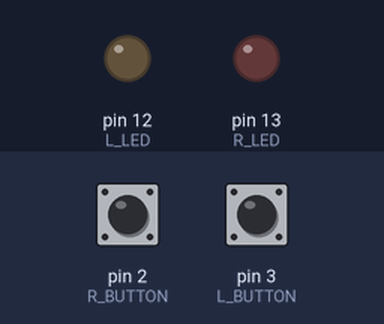
This sketch was run on a simulated Arduino Uno, built with avr-gcc and run on an emulated ATmega328P. Shown: output pins drawn as LEDs (lit = HIGH). The inputs (shaded band) are chosen by the test bench; at power-on: pin 2 (R_BUTTON) LOW, pin 3 (L_BUTTON) LOW.

Above: at 1.2 s.
1.3 s: pin 2 (R_BUTTON) pulled HIGH for 0.15 s
At 1.37 s:
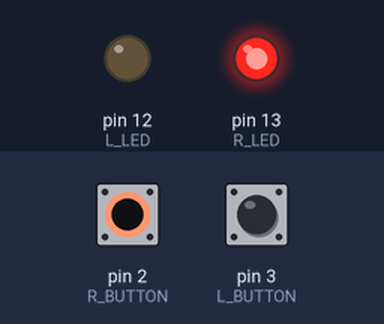
2.9 s: pin 3 (L_BUTTON) pulled HIGH for 0.15 s
At 2.97 s:
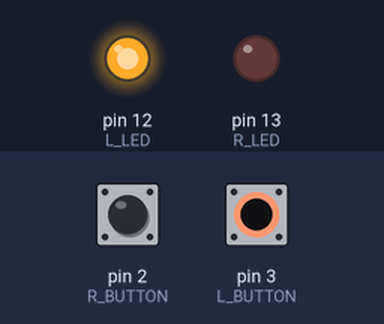
4.5 s: pin 3 (L_BUTTON) pulled HIGH for 3.2 s
At 8.5 s:
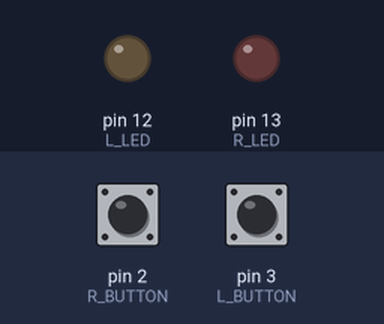
9.2 s: pin 2 (R_BUTTON) pulled HIGH for 3.2 s
At 9.7 s:
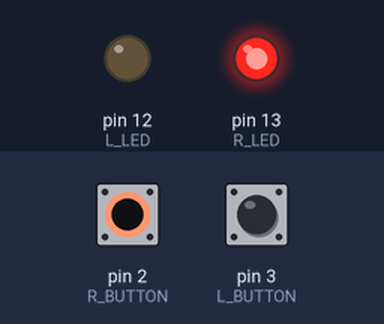
13.9 s: pin 2 (R_BUTTON) driven HIGH and pin 3 (L_BUTTON) driven HIGH
At 14.4 s:
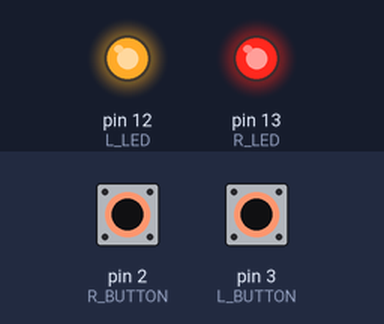
Timing chart, 0 to 16.4 s (numbered marks = the images above; inputs shaded):
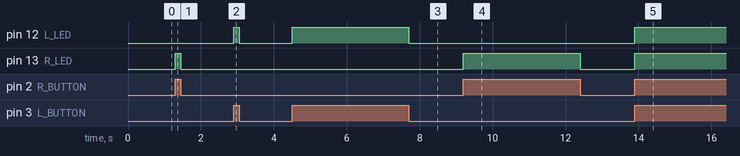

Measured:
- after the input at 1.3 s, pin 13 (R_LED): LOW → HIGH at once, → LOW 0.15 s later
- after the input at 2.9 s, pin 12 (L_LED): LOW → HIGH at once, → LOW 0.15 s later
- after the input at 4.5 s, pin 12 (L_LED): LOW → HIGH at once, → LOW 3.2 s later
- after the input at 9.2 s, pin 13 (R_LED): LOW → HIGH at once, → LOW 3.2 s later
- after the input at 13.9 s, pin 12 (L_LED), pin 13 (R_LED): LOW → HIGH at once

The sketch:

button_led_2_Left_Right.ino
```cpp
#define L_LED 12
#define R_LED 13
#define L_BUTTON 3
#define R_BUTTON 2
void setup() {
  // put your setup code here, to run once:
  pinMode(L_LED, OUTPUT);
  pinMode(R_LED, OUTPUT);
  pinMode(L_BUTTON,INPUT);
  pinMode(R_BUTTON,INPUT);
}

void loop() {
  if(digitalRead(L_BUTTON) == HIGH){
    digitalWrite(L_LED, HIGH);
  }else{
    digitalWrite(L_LED, LOW);
  }

  if(digitalRead(R_BUTTON) == HIGH){
    digitalWrite(R_LED, HIGH);
  }else{
    digitalWrite(R_LED, LOW);
  }

}
```
